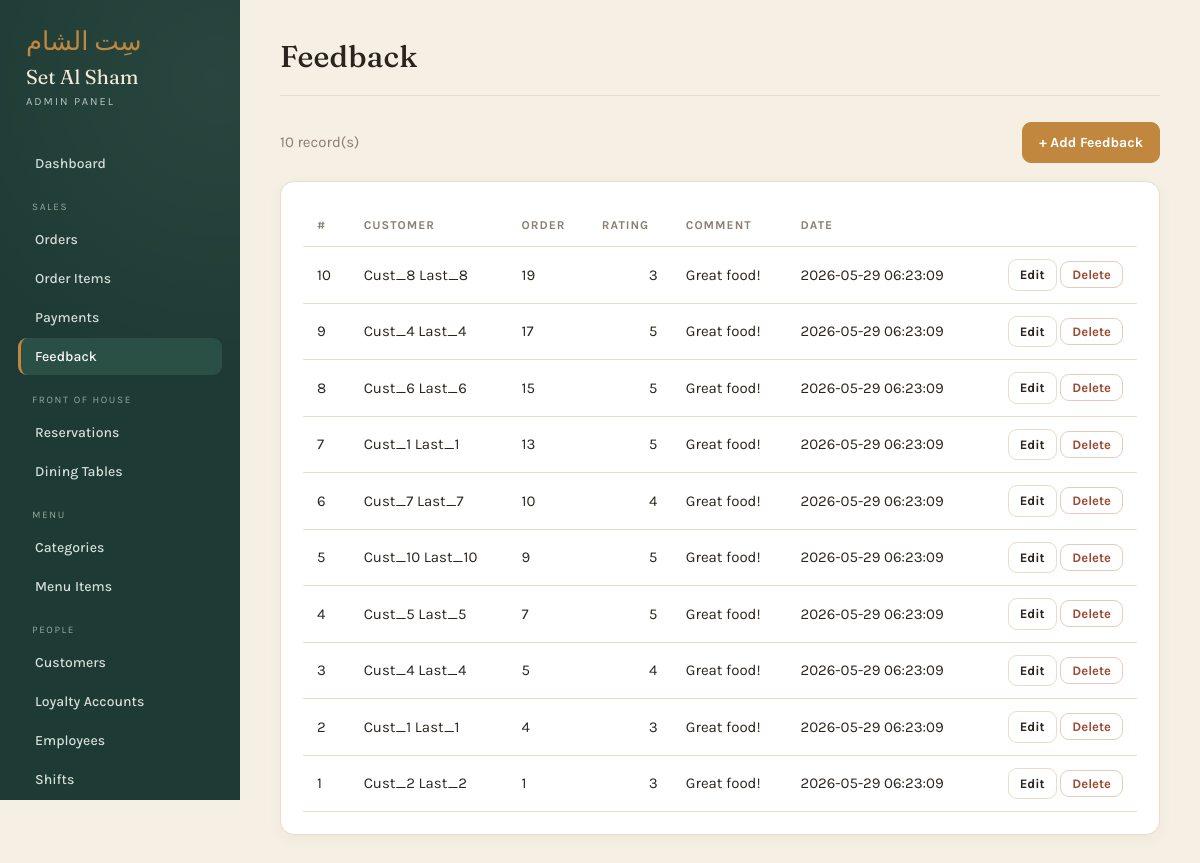
/admin/list.php?t=feedback (signed in), run on the app's committed database.
### tables this page shows
CREATE TABLE Feedback (
    FeedbackID INT AUTO_INCREMENT PRIMARY KEY,
    CustomerID INT NOT NULL,
    OrderID INT NOT NULL UNIQUE,
    Rating INT NOT NULL CHECK (Rating BETWEEN 1 AND 5),
    Comment TEXT,
    ReviewDate DATETIME DEFAULT CURRENT_TIMESTAMP,
    FOREIGN KEY (CustomerID) REFERENCES Customers(CustomerID) ON DELETE CASCADE,
    FOREIGN KEY (OrderID) REFERENCES Orders(OrderID) ON DELETE CASCADE
);

CREATE TABLE Orders (
    OrderID INT AUTO_INCREMENT PRIMARY KEY,
    CustomerID INT,
    EmployeeID INT NOT NULL,
    TableID INT,
    OrderType VARCHAR(20) NOT NULL CHECK (OrderType IN ('Dine-in', 'Takeaway', 'Delivery')),
    OrderDateTime DATETIME DEFAULT CURRENT_TIMESTAMP,
    TotalAmount DECIMAL(10, 2) DEFAULT 0.00,
    Status VARCHAR(20) DEFAULT 'In Progress' CHECK (Status IN ('In Progress', 'Completed', 'Cancelled')),
    FOREIGN KEY (CustomerID) REFERENCES Customers(CustomerID) ON DELETE SET NULL,
    FOREIGN KEY (EmployeeID) REFERENCES Employees(EmployeeID) ON DELETE RESTRICT,
    FOREIGN KEY (TableID) REFERENCES DiningTables(TableID) ON DELETE SET NULL
);

### admin/auth_check.php (called while the page is built, shortened)
<?php
require_once 'roles.php';
$CURRENT_ROLE = $_SESSION['admin_role'] ?? 'Admin';

### admin/roles.php (called while the page is built, shortened)
<?php
$ROLES = [
    'Admin' => [
        'label'  => 'Administrator',
        'groups' => '*',
        'write'  => true,
    ],
    'Manager' => [
        'label'  => 'Manager',
        'groups' => ['Sales','Front of House','Menu','People','Supply Chain','Logs'],
        'write'  => true,
    ],
    'Cashier' => [
        'label'  => 'Cashier',
        'groups' => ['Sales'],
        'write'  => true,
    ],
    'Waiter' => [
        'label'  => 'Waiter',
        'groups' => ['Front of House','Menu'],
        'write'  => false,
    ],
];
function role_can_write($role) {
    global $ROLES;
    return !empty($ROLES[$role]['write']);
}

### admin/db.php (called while the page is built, shortened)
<?php
function h($s)     { return htmlspecialchars($s ?? '', ENT_QUOTES); }

### admin/list.php (the view, shortened to what this page needs)
<?php
require 'auth_check.php';
require 'db.php';
require 'lib.php';
$key = $_GET['t'] ?? '';
$cfg = table_cfg($key);
$canWrite = role_can_write($CURRENT_ROLE);
$rows = mysqli_query($conn, list_query($cfg));
$listCols = array_filter($cfg['cols'], fn($c) => ($c['list'] ?? true) !== false);
require 'header.php';
?>
<div class="toolbar">
  <span class="muted-text"><?= mysqli_num_rows($rows) ?> record(s)</span>
  <?php if ($canWrite && can($cfg, 'add')):
    $singular = $cfg['singular'] ?? rtrim($cfg['label'], 's'); ?>
    <a class="btn btn-primary" href="form.php?t=<?= h($key) ?>">+ Add <?= h($singular) ?></a>
  <?php endif; ?>
</div>
<div class="card">
  <table>
    <thead>
      <tr>
        <?php foreach ($listCols as $c): ?><th><?= h($c['label']) ?></th><?php endforeach; ?>
        <?php if ($canWrite && (can($cfg,'edit') || can($cfg,'delete'))): ?><th></th><?php endif; ?>
      </tr>
    </thead>
    <tbody>
      <?php if (mysqli_num_rows($rows) === 0): ?>
        <tr><td colspan="20" class="muted-text">No records yet.</td></tr>
      <?php else: while ($row = mysqli_fetch_assoc($rows)): $pk = $row[$cfg['pk']] ?? 0; ?>
        <tr>
          <?php foreach ($listCols as $c): ?>
            <td class="<?= (($c['type']??'')==='decimal'||($c['type']??'')==='int'||!empty($c['money']))?'num':'' ?>"><?= cell($c, $row) ?></td>
          <?php endforeach; ?>
          <?php if ($canWrite && (can($cfg,'edit') || can($cfg,'delete'))): ?>
            <td style="white-space:nowrap;text-align:right">
              <?php if (can($cfg,'edit')): ?>
                <a class="btn btn-sm" href="form.php?t=<?= h($key) ?>&id=<?= (int)$pk ?>">Edit</a>
              <?php endif; ?>
              <?php if (can($cfg,'delete')): ?>
                <form method="post" class="inline" onsubmit="return confirm('Delete this record?');">
                  <button class="btn btn-sm btn-danger">Delete</button>
                </form>
              <?php endif; ?>
            </td>
          <?php endif; ?>
        </tr>
      <?php endwhile; endif; ?>
    </tbody>
  </table>
</div>
<?php require 'footer.php'; ?>

### admin/lib.php (shortened to what this page needs)
<?php
function can($cfg, $op) {
    return $cfg['can'][$op] ?? true;
}
function list_query($cfg) {
    $sel = ['base.*'];
    $joins = [];
    $i = 0;
    foreach ($cfg['cols'] as $c) {
        if (($c['type'] ?? '') === 'fk') {
            $a   = "j$i";
            $ft  = $c['fk']['table'];
            $fpk = $c['fk']['pk'];
            $parts = array_map(fn($lc) => "$a.`$lc`", $c['fk']['labelCols']);
            $expr = count($parts) > 1 ? "CONCAT_WS(' ', " . implode(',', $parts) . ")" : $parts[0];
            $sel[]   = "$expr AS `__fk_{$c['name']}`";
            $joins[] = "LEFT JOIN `$ft` $a ON base.`{$c['name']}` = $a.`$fpk`";
            $i++;
        }
    }
    return "SELECT " . implode(', ', $sel) . " FROM `{$cfg['table']}` base "
         . implode(' ', $joins) . " ORDER BY base.`{$cfg['pk']}` DESC";
}
function cell($c, $row) {
    $type = $c['type'] ?? 'text';
    if ($type === 'fk') {
        $lbl = $row["__fk_{$c['name']}"] ?? null;
        return ($lbl !== null && $lbl !== '') ? h($lbl) : '<span class="muted-text">—</span>';
    }
    $v = $row[$c['name']] ?? null;
    return h($v);
}

### admin/style.css (style rules this page uses)
:root { --green: #1d3b34; --green-soft: #2a5045; --parch: #f6efe3; --card: #ffffff; --ink: #2a241e; --muted: #8a7f70; --line: #e7ddcb; --saffron: #c2873f; --saffron-d: #a96f2c; --terra: #9c4a32; --ok: #3f7d5b; --warn: #b07d2a; --cream: #f3ead9; }
* { box-sizing: border-box; }
body { margin: 0; font-family: 'Karla', sans-serif; color: var(--ink); background: var(--parch); font-size: 15px; line-height: 1.5; }
a { color: var(--saffron-d); text-decoration: none; }
.card { background: var(--card); border: 1px solid var(--line); border-radius: 14px; padding: 22px; box-shadow: 0 4px 16px rgba(42,36,30,.04); margin-bottom: 22px; }
table { width: 100%; border-collapse: collapse; }
th, td { text-align: left; padding: 12px 14px; border-bottom: 1px solid var(--line); }
th { font-size: 12px; text-transform: uppercase; letter-spacing: 1px; color: var(--muted); font-weight: 700; }
td.num, th.num { text-align: right; font-variant-numeric: tabular-nums; }
.btn { display: inline-block; font-family: 'Karla', sans-serif; font-size: 14px; font-weight: 700; padding: 9px 16px; border-radius: 9px; border: 1px solid var(--line); background: #fff; color: var(--ink); cursor: pointer; transition: background .15s, border-color .15s; }
.btn-primary { background: var(--saffron); border-color: var(--saffron); color: #fff; }
.btn-danger { color: var(--terra); border-color: #e6cbc1; }
.btn-sm { padding: 5px 11px; font-size: 13px; }
form.inline { display: inline; }
.muted-text { color: var(--muted); }
.toolbar { display: flex; justify-content: space-between; align-items: center; margin-bottom: 18px; gap: 12px; flex-wrap: wrap; }

### data on the page
feedback: FeedbackID "10", lbl "Cust_8 Last_8", OrderID.OrderID "19", Rating "3", Comment "Great food!", ReviewDate "2026-05-29 06:23:09"
feedback: FeedbackID "9", lbl "Cust_4 Last_4", OrderID.OrderID "17", Rating "5", Comment "Great food!", ReviewDate "2026-05-29 06:23:09"
feedback: FeedbackID "8", lbl "Cust_6 Last_6", OrderID.OrderID "15", Rating "5", Comment "Great food!", ReviewDate "2026-05-29 06:23:09"
feedback: FeedbackID "7", lbl "Cust_1 Last_1", OrderID.OrderID "13", Rating "5", Comment "Great food!", ReviewDate "2026-05-29 06:23:09"
feedback: FeedbackID "6", lbl "Cust_7 Last_7", OrderID.OrderID "10", Rating "4", Comment "Great food!", ReviewDate "2026-05-29 06:23:09"
feedback: FeedbackID "5", lbl "Cust_10 Last_10", OrderID.OrderID "9", Rating "5", Comment "Great food!", ReviewDate "2026-05-29 06:23:09"
feedback: FeedbackID "4", lbl "Cust_5 Last_5", OrderID.OrderID "7", Rating "5", Comment "Great food!", ReviewDate "2026-05-29 06:23:09"
feedback: FeedbackID "3", lbl "Cust_4 Last_4", OrderID.OrderID "5", Rating "4", Comment "Great food!", ReviewDate "2026-05-29 06:23:09"
feedback: FeedbackID "2", lbl "Cust_1 Last_1", OrderID.OrderID "4", Rating "3", Comment "Great food!", ReviewDate "2026-05-29 06:23:09"
feedback: FeedbackID "1", lbl "Cust_2 Last_2", OrderID.OrderID "1", Rating "3", Comment "Great food!", ReviewDate "2026-05-29 06:23:09"

### other printed values
$gname "SALES"
$navLabel "Orders"
$navLabel "Order Items"
$navLabel "Payments"
$navLabel "Feedback"
$gname "FRONT OF HOUSE"
$navLabel "Reservations"
$navLabel "Dining Tables"
$gname "MENU"
$navLabel "Categories"
$navLabel "Menu Items"
$gname "PEOPLE"
$navLabel "Customers"
$navLabel "Loyalty Accounts"
$navLabel "Employees"
